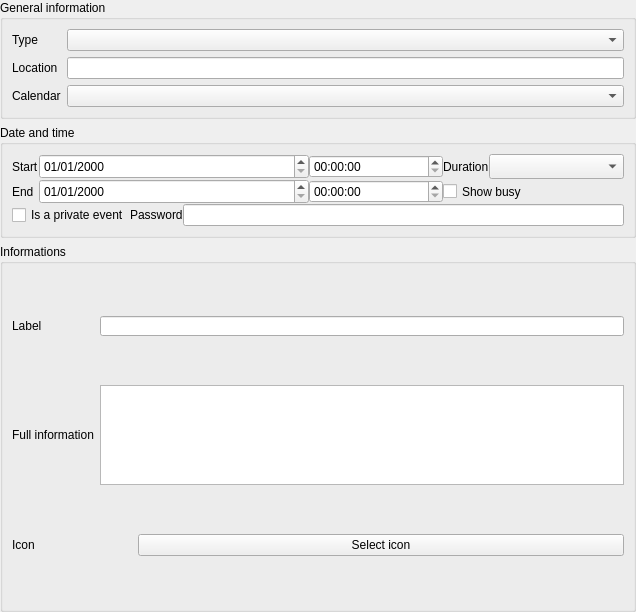
<?xml version="1.0" encoding="UTF-8"?>
<ui version="4.0">
 <class>Calendar::Internal::ItemEditorWidget</class>
 <widget class="QWidget" name="Calendar::Internal::ItemEditorWidget">
  <property name="geometry">
   <rect>
    <x>0</x>
    <y>0</y>
    <width>636</width>
    <height>612</height>
   </rect>
  </property>
  <property name="windowTitle">
   <string>Form</string>
  </property>
  <layout class="QGridLayout" name="gridLayout_4">
   <property name="margin">
    <number>0</number>
   </property>
   <item row="1" column="0">
    <widget class="QGroupBox" name="groupBox">
     <property name="title">
      <string>General information</string>
     </property>
     <layout class="QGridLayout" name="gridLayout">
      <item row="0" column="0">
       <widget class="QLabel" name="label_8">
        <property name="text">
         <string>Type</string>
        </property>
       </widget>
      </item>
      <item row="0" column="2">
       <widget class="QComboBox" name="typeCombo"/>
      </item>
      <item row="1" column="0">
       <widget class="QLabel" name="label_9">
        <property name="text">
         <string>Location</string>
        </property>
       </widget>
      </item>
      <item row="1" column="2">
       <widget class="QLineEdit" name="location"/>
      </item>
      <item row="2" column="0">
       <widget class="QLabel" name="label_12">
        <property name="text">
         <string>Calendar</string>
        </property>
       </widget>
      </item>
      <item row="2" column="2">
       <widget class="QComboBox" name="calendarCombo"/>
      </item>
     </layout>
    </widget>
   </item>
   <item row="4" column="0">
    <widget class="QGroupBox" name="groupBox_2">
     <property name="title">
      <string>Date and time</string>
     </property>
     <layout class="QGridLayout" name="gridLayout_2">
      <property name="spacing">
       <number>0</number>
      </property>
      <item row="0" column="0">
       <widget class="QLabel" name="label">
        <property name="sizePolicy">
         <sizepolicy hsizetype="Fixed" vsizetype="Preferred">
          <horstretch>0</horstretch>
          <verstretch>0</verstretch>
         </sizepolicy>
        </property>
        <property name="minimumSize">
         <size>
          <width>0</width>
          <height>25</height>
         </size>
        </property>
        <property name="maximumSize">
         <size>
          <width>16777215</width>
          <height>16777215</height>
         </size>
        </property>
        <property name="text">
         <string>Start</string>
        </property>
       </widget>
      </item>
      <item row="0" column="4">
       <widget class="QLabel" name="label_3">
        <property name="sizePolicy">
         <sizepolicy hsizetype="Fixed" vsizetype="Preferred">
          <horstretch>0</horstretch>
          <verstretch>0</verstretch>
         </sizepolicy>
        </property>
        <property name="minimumSize">
         <size>
          <width>0</width>
          <height>25</height>
         </size>
        </property>
        <property name="maximumSize">
         <size>
          <width>16777215</width>
          <height>16777215</height>
         </size>
        </property>
        <property name="text">
         <string>Duration</string>
        </property>
       </widget>
      </item>
      <item row="0" column="5">
       <widget class="QComboBox" name="durationCombo">
        <property name="minimumSize">
         <size>
          <width>0</width>
          <height>25</height>
         </size>
        </property>
        <property name="maximumSize">
         <size>
          <width>16777215</width>
          <height>16777215</height>
         </size>
        </property>
       </widget>
      </item>
      <item row="1" column="0">
       <widget class="QLabel" name="label_2">
        <property name="sizePolicy">
         <sizepolicy hsizetype="Fixed" vsizetype="Preferred">
          <horstretch>0</horstretch>
          <verstretch>0</verstretch>
         </sizepolicy>
        </property>
        <property name="minimumSize">
         <size>
          <width>0</width>
          <height>25</height>
         </size>
        </property>
        <property name="maximumSize">
         <size>
          <width>16777215</width>
          <height>16777215</height>
         </size>
        </property>
        <property name="text">
         <string>End</string>
        </property>
       </widget>
      </item>
      <item row="1" column="4" colspan="2">
       <widget class="QCheckBox" name="busyCheck">
        <property name="minimumSize">
         <size>
          <width>0</width>
          <height>25</height>
         </size>
        </property>
        <property name="maximumSize">
         <size>
          <width>16777215</width>
          <height>16777215</height>
         </size>
        </property>
        <property name="text">
         <string>Show busy</string>
        </property>
       </widget>
      </item>
      <item row="0" column="1" colspan="2">
       <widget class="QDateEdit" name="startDate">
        <property name="minimumSize">
         <size>
          <width>0</width>
          <height>25</height>
         </size>
        </property>
        <property name="maximumSize">
         <size>
          <width>16777215</width>
          <height>16777215</height>
         </size>
        </property>
        <property name="displayFormat">
         <string>dd/MM/yyyy</string>
        </property>
       </widget>
      </item>
      <item row="1" column="1" colspan="2">
       <widget class="QDateEdit" name="endDate">
        <property name="minimumSize">
         <size>
          <width>0</width>
          <height>25</height>
         </size>
        </property>
        <property name="maximumSize">
         <size>
          <width>16777215</width>
          <height>16777215</height>
         </size>
        </property>
        <property name="displayFormat">
         <string>dd/MM/yyyy</string>
        </property>
       </widget>
      </item>
      <item row="0" column="3">
       <widget class="QTimeEdit" name="startTime"/>
      </item>
      <item row="1" column="3">
       <widget class="QTimeEdit" name="endTime"/>
      </item>
      <item row="2" column="0" colspan="6">
       <layout class="QHBoxLayout" name="horizontalLayout">
        <item>
         <widget class="QCheckBox" name="privateCheck">
          <property name="minimumSize">
           <size>
            <width>0</width>
            <height>22</height>
           </size>
          </property>
          <property name="maximumSize">
           <size>
            <width>16777215</width>
            <height>16777215</height>
           </size>
          </property>
          <property name="text">
           <string>Is a private event</string>
          </property>
         </widget>
        </item>
        <item>
         <widget class="QLabel" name="label_7">
          <property name="sizePolicy">
           <sizepolicy hsizetype="Fixed" vsizetype="Preferred">
            <horstretch>0</horstretch>
            <verstretch>0</verstretch>
           </sizepolicy>
          </property>
          <property name="minimumSize">
           <size>
            <width>0</width>
            <height>22</height>
           </size>
          </property>
          <property name="maximumSize">
           <size>
            <width>16777215</width>
            <height>16777215</height>
           </size>
          </property>
          <property name="text">
           <string>Password</string>
          </property>
         </widget>
        </item>
        <item>
         <widget class="QLineEdit" name="password">
          <property name="minimumSize">
           <size>
            <width>0</width>
            <height>22</height>
           </size>
          </property>
          <property name="maximumSize">
           <size>
            <width>16777215</width>
            <height>16777215</height>
           </size>
          </property>
         </widget>
        </item>
       </layout>
      </item>
     </layout>
    </widget>
   </item>
   <item row="7" column="0">
    <widget class="QGroupBox" name="groupBox_4">
     <property name="title">
      <string>Informations</string>
     </property>
     <layout class="QGridLayout" name="gridLayout_3">
      <item row="0" column="0">
       <widget class="QLabel" name="label_5">
        <property name="sizePolicy">
         <sizepolicy hsizetype="Fixed" vsizetype="Preferred">
          <horstretch>0</horstretch>
          <verstretch>0</verstretch>
         </sizepolicy>
        </property>
        <property name="minimumSize">
         <size>
          <width>0</width>
          <height>20</height>
         </size>
        </property>
        <property name="text">
         <string>Label</string>
        </property>
       </widget>
      </item>
      <item row="0" column="1" colspan="2">
       <widget class="QLineEdit" name="eventLabel">
        <property name="minimumSize">
         <size>
          <width>0</width>
          <height>20</height>
         </size>
        </property>
        <property name="maximumSize">
         <size>
          <width>16777215</width>
          <height>20</height>
         </size>
        </property>
       </widget>
      </item>
      <item row="1" column="0">
       <widget class="QLabel" name="label_6">
        <property name="sizePolicy">
         <sizepolicy hsizetype="Fixed" vsizetype="Preferred">
          <horstretch>0</horstretch>
          <verstretch>0</verstretch>
         </sizepolicy>
        </property>
        <property name="minimumSize">
         <size>
          <width>0</width>
          <height>20</height>
         </size>
        </property>
        <property name="text">
         <string>Full information</string>
        </property>
       </widget>
      </item>
      <item row="1" column="1" colspan="2">
       <widget class="QTextEdit" name="fullInfo">
        <property name="minimumSize">
         <size>
          <width>0</width>
          <height>50</height>
         </size>
        </property>
        <property name="maximumSize">
         <size>
          <width>16777215</width>
          <height>100</height>
         </size>
        </property>
       </widget>
      </item>
      <item row="2" column="0">
       <widget class="QLabel" name="label_10">
        <property name="sizePolicy">
         <sizepolicy hsizetype="Fixed" vsizetype="Preferred">
          <horstretch>0</horstretch>
          <verstretch>0</verstretch>
         </sizepolicy>
        </property>
        <property name="minimumSize">
         <size>
          <width>0</width>
          <height>20</height>
         </size>
        </property>
        <property name="text">
         <string>Icon</string>
        </property>
       </widget>
      </item>
      <item row="2" column="1">
       <widget class="QLabel" name="iconLabel">
        <property name="maximumSize">
         <size>
          <width>32</width>
          <height>32</height>
         </size>
        </property>
        <property name="text">
         <string/>
        </property>
       </widget>
      </item>
      <item row="2" column="2">
       <widget class="QPushButton" name="selectIconButton">
        <property name="text">
         <string>Select icon</string>
        </property>
       </widget>
      </item>
     </layout>
    </widget>
   </item>
   <item row="0" column="0">
    <layout class="QVBoxLayout" name="beginningLayout"/>
   </item>
   <item row="3" column="0">
    <layout class="QVBoxLayout" name="beforeDateTimeLayout">
     <property name="spacing">
      <number>0</number>
     </property>
    </layout>
   </item>
   <item row="5" column="0">
    <layout class="QVBoxLayout" name="afterDateTimeLayout">
     <property name="spacing">
      <number>0</number>
     </property>
    </layout>
   </item>
   <item row="6" column="0">
    <layout class="QVBoxLayout" name="beforeDescriptionLayout">
     <property name="spacing">
      <number>0</number>
     </property>
    </layout>
   </item>
   <item row="9" column="0">
    <layout class="QVBoxLayout" name="endingLayout"/>
   </item>
   <item row="2" column="0">
    <layout class="QVBoxLayout" name="afterGeneralInformationLayout">
     <property name="spacing">
      <number>0</number>
     </property>
    </layout>
   </item>
   <item row="8" column="0">
    <layout class="QVBoxLayout" name="afterDescriptionLayout"/>
   </item>
  </layout>
 </widget>
 <resources/>
 <connections/>
</ui>
